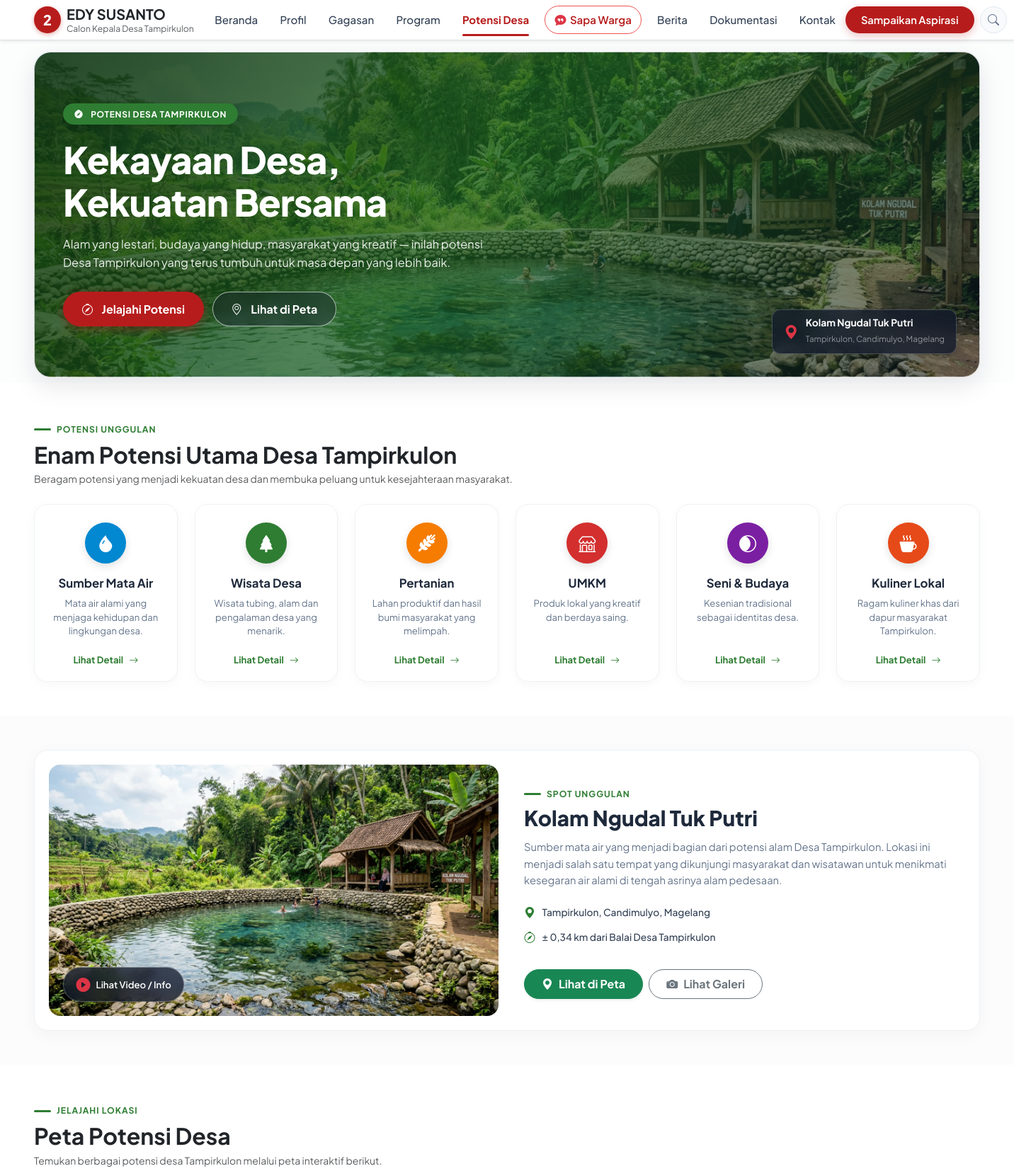
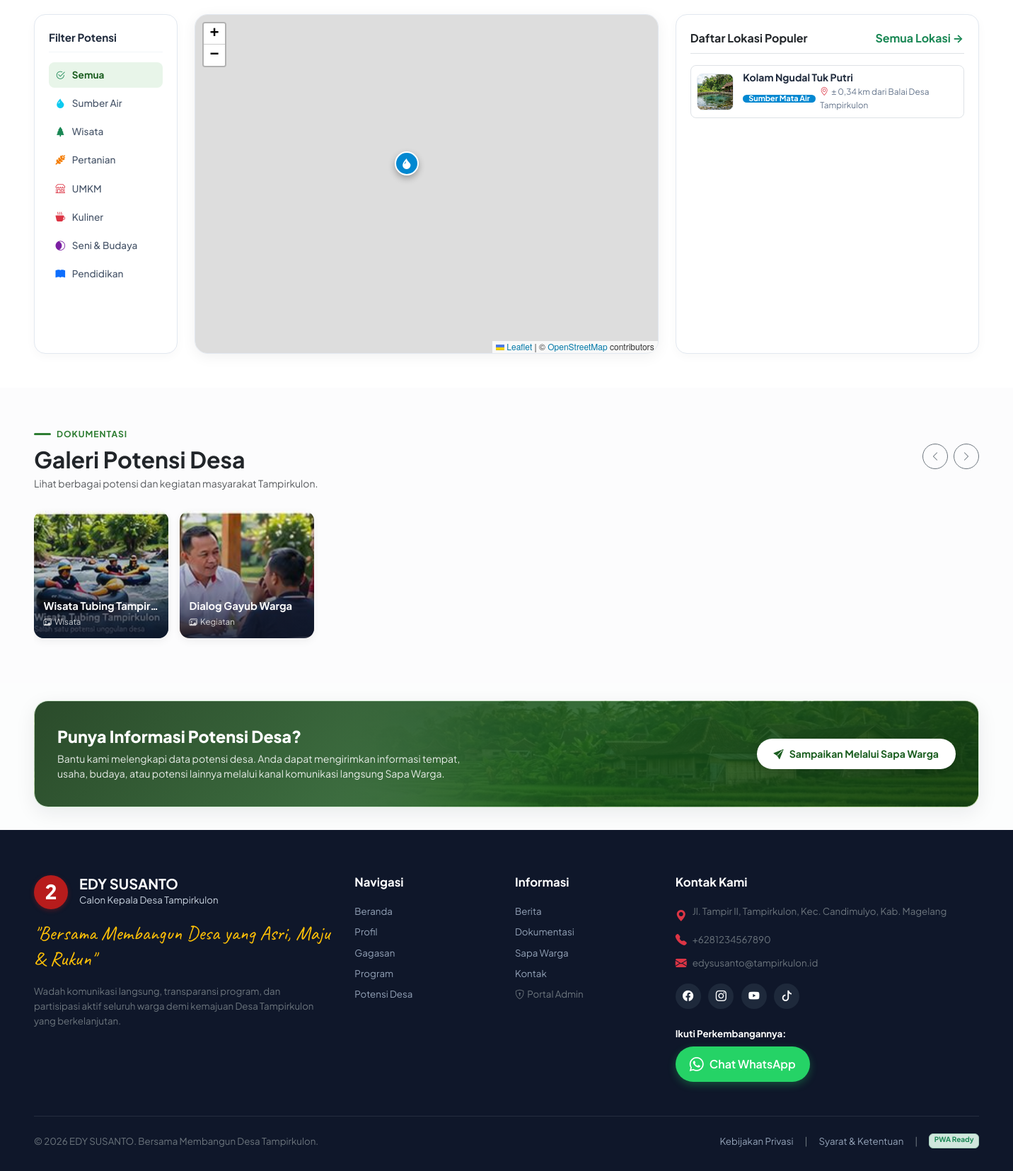
/index.php?page=potensi, run on the app's committed database (2 pictures, top to bottom).
### tables this page shows
CREATE TABLE IF NOT EXISTS `galeri` (
  `id` INT AUTO_INCREMENT PRIMARY KEY,
  `judul` VARCHAR(200) NOT NULL,
  `deskripsi` TEXT DEFAULT NULL,
  `foto` VARCHAR(255) NOT NULL,
  `kategori` VARCHAR(60) DEFAULT 'Dokumentasi',
  `jumlah_foto` VARCHAR(50) DEFAULT NULL,
  `created_at` TIMESTAMP DEFAULT CURRENT_TIMESTAMP
);

### includes/functions.php (called while the page is built, shortened)
<?php
function e($string) {
    return htmlspecialchars((string)$string, ENT_QUOTES, 'UTF-8');
}
function get_pengaturan($pdo, $key, $default = '') {
    try {
        $stmt = $pdo->prepare("SELECT nilai FROM pengaturan WHERE kunci = ? LIMIT 1");
        $stmt->execute([$key]);
        $val = $stmt->fetchColumn();
        return ($val !== false && $val !== null && $val !== '') ? $val : $default;
    } catch (Exception $e) {
        return $default;
    }
}

### pages/potensi.php (the view, shortened to what this page needs)
<?php
$fotoHeroPotensi  = get_pengaturan($pdo, 'foto_hero_potensi', 'assets/images/potensi/kolam_ngudal_tuk_putri.jpg');
$heroPotensiJudul = get_pengaturan($pdo, 'hero_potensi_judul', "Kekayaan Desa,<br>Kekuatan Bersama");
$heroPotensiSub   = get_pengaturan($pdo, 'hero_potensi_sub', "Alam yang lestari, budaya yang hidup, masyarakat yang kreatif — inilah potensi Desa Tampirkulon yang terus tumbuh untuk masa depan yang lebih baik.");
$fotoSpotPotensi  = get_pengaturan($pdo, 'foto_spot_potensi', 'assets/images/potensi/kolam_ngudal_tuk_putri.jpg');
$spotPotensiJudul = get_pengaturan($pdo, 'spot_potensi_judul', 'Kolam Ngudal Tuk Putri');
$spotPotensiDesc  = get_pengaturan($pdo, 'spot_potensi_desc', 'Sumber mata air yang menjadi bagian dari potensi alam Desa Tampirkulon. Lokasi ini menjadi salah satu tempat yang dikunjungi masyarakat dan wisatawan untuk menikmati kesegaran air alami di tengah asrinya alam pedesaan.');
$spotPotensiJarak = get_pengaturan($pdo, 'spot_potensi_jarak', '± 0,34 km dari Balai Desa Tampirkulon');
$spotPotensiLokasi= get_pengaturan($pdo, 'spot_potensi_lokasi', 'Tampirkulon, Candimulyo, Magelang');
$petaLokasi = [];
try {
    $stmtLokasi = $pdo->query("SELECT * FROM lokasi_potensi ORDER BY urutan ASC, id ASC");
    $petaLokasi = $stmtLokasi->fetchAll(PDO::FETCH_ASSOC);
} catch (Exception $e) {
    $petaLokasi = [];
}
if (empty($petaLokasi)) {
    $petaLokasi = [
        [
            'id' => 1,
            'nama' => $spotPotensiJudul,
            'kategori' => 'sumber-air',
            'kategori_label' => 'Sumber Mata Air',
            'jarak' => $spotPotensiJarak,
            'lokasi' => $spotPotensiLokasi,
            'lat' => -7.5015,
            'lng' => 110.2735,
            'foto' => $fotoSpotPotensi,
            'deskripsi' => $spotPotensiDesc,
            'icon' => 'bi-droplet-fill',
            'color' => '#0288d1'
        ]
    ];
}
$galeriPotensi = [];
try {
    $stmtGaleri = $pdo->query("SELECT * FROM galeri ORDER BY created_at DESC");
    $galeriPotensi = $stmtGaleri->fetchAll(PDO::FETCH_ASSOC);
} catch (Exception $e) {
    $galeriPotensi = [];
}
?>
<link rel="stylesheet" href="https://unpkg.com/leaflet@1.9.4/dist/leaflet.css"/>
<div class="container-custom pt-3 pb-2">
  <section class="potensi-hero-card" style="background-image: url('<?= e($fotoHeroPotensi) ?>');">
    <div class="potensi-hero-overlay"></div>
    <div class="potensi-hero-content">
      <div class="row align-items-center">
        <div class="col-lg-8 col-xl-7">
          <span class="potensi-hero-badge">
            <i class="bi bi-compass-fill me-1"></i> POTENSI DESA TAMPIRKULON
          </span>
          <h1 class="potensi-hero-title">
            <?= $heroPotensiJudul ?>
          </h1>
          <p class="potensi-hero-subtitle">
            <?= e($heroPotensiSub) ?>
          </p>
          <div class="potensi-hero-cta">
            <a href="#enamPotensi" class="potensi-btn-primary">
              <i class="bi bi-compass me-1"></i> Jelajahi Potensi
            </a>
            <a href="#petaPotensi" class="potensi-btn-outline">
              <i class="bi bi-geo-alt me-1"></i> Lihat di Peta
            </a>
          </div>
        </div>
      </div>
    </div>
    <div class="potensi-hero-floating-badge d-none d-md-flex">
      <i class="bi bi-geo-alt-fill text-danger fs-5"></i>
      <div>
        <div class="fw-bold" style="font-size:0.86rem;line-height:1.2;"><?= e($spotPotensiJudul) ?></div>
        <small class="text-white-50" style="font-size:0.72rem;"><?= e($spotPotensiLokasi) ?></small>
      </div>
    </div>
  </section>
</div>
<section id="enamPotensi" class="py-5 bg-white">
  <div class="container-custom">
    <div class="mb-4">
      <div class="potensi-section-tag">
        <span class="potensi-accent-bar"></span> POTENSI UNGGULAN
      </div>
      <h2 class="fw-bold fs-2 text-dark mb-1">Enam Potensi Utama Desa Tampirkulon</h2>
      <p class="text-muted mb-0 small">
        Beragam potensi yang menjadi kekuatan desa dan membuka peluang untuk kesejahteraan masyarakat.
      </p>
    </div>
    <div class="row g-3 g-lg-4">
      <?php foreach ($potensiUtama as $item): ?>
      <div class="col-6 col-md-4 col-lg-2">
        <div class="potensi-card">
          <div class="potensi-card-icon" style="background-color: <?= e($item['color']) ?>;">
            <?php if (strpos($item['icon'], 'fa-') !== false): ?>
            <i class="<?= e($item['icon']) ?>"></i>
            <?php else: ?>
            <i class="bi <?= e($item['icon']) ?>"></i>
            <?php endif; ?>
          </div>
          <h3 class="potensi-card-title"><?= e($item['nama']) ?></h3>
          <p class="potensi-card-desc"><?= e($item['deskripsi']) ?></p>
          <button type="button" class="potensi-card-btn" data-bs-toggle="modal" data-bs-target="#modalPotensi<?= $item['id'] ?>">
            Lihat Detail <i class="bi bi-arrow-right ms-1"></i>
          </button>
        </div>
      </div>
      <?php endforeach; ?>
    </div>
  </div>
</section>
<section class="py-4 py-md-5 bg-light-subtle">
  <div class="container-custom">
    <div class="potensi-spot-card">
      <div class="row g-4 align-items-center">
        <div class="col-lg-6">
          <div class="potensi-spot-img-wrap">
            <img src="<?= e($fotoSpotPotensi) ?>" alt="<?= e($spotPotensiJudul) ?>" class="potensi-spot-img">
            <div class="potensi-video-badge" data-bs-toggle="modal" data-bs-target="#modalVideoTukPutri">
              <i class="bi bi-play-circle-fill text-danger fs-5"></i>
              <span>Lihat Video / Info</span>
            </div>
          </div>
        </div>
        <div class="col-lg-6 px-lg-4 py-2">
          <div class="potensi-section-tag">
            <span class="potensi-accent-bar"></span> SPOT UNGGULAN
          </div>
          <h2 class="potensi-spot-title"><?= e($spotPotensiJudul) ?></h2>
          <p class="potensi-spot-desc">
            <?= e($spotPotensiDesc) ?>
          </p>
          <div class="potensi-meta-list">
            <div class="potensi-meta-item">
              <i class="bi bi-geo-alt-fill"></i>
              <span><?= e($spotPotensiLokasi) ?></span>
            </div>
            <div class="potensi-meta-item">
              <i class="bi bi-compass"></i>
              <span><?= e($spotPotensiJarak) ?></span>
            </div>
          </div>
          <div class="d-flex flex-wrap gap-2 pt-2">
            <a href="#petaPotensi" onclick="focusPeta(1)" class="btn btn-success rounded-pill fw-bold px-4 py-2 shadow-sm d-inline-flex align-items-center gap-2">
              <i class="bi bi-geo-alt-fill"></i> Lihat di Peta
            </a>
            <button type="button" class="btn btn-outline-secondary rounded-pill fw-bold px-4 py-2 d-inline-flex align-items-center gap-2" data-bs-toggle="modal" data-bs-target="#modalGaleriTukPutri">
              <i class="bi bi-camera-fill"></i> Lihat Galeri
            </button>
          </div>
        </div>
      </div>
    </div>
  </div>
</section>
<section id="petaPotensi" class="py-5 bg-white">
  <div class="container-custom">
    <div class="mb-4">
      <div class="potensi-section-tag">
        <span class="potensi-accent-bar"></span> JELAJAHI LOKASI
      </div>
      <h2 class="fw-bold fs-2 text-dark mb-1">Peta Potensi Desa</h2>
      <p class="text-muted mb-0 small">
        Temukan berbagai potensi desa Tampirkulon melalui peta interaktif berikut.
      </p>
    </div>
    <div class="row g-3 g-lg-4 align-items-stretch">
      <div class="col-lg-3 col-xl-2">
        <div class="potensi-filter-box h-100">
          <div class="potensi-filter-title">Filter Potensi</div>
          <div class="d-flex flex-column gap-1">
            <div class="potensi-filter-item active" data-filter="all">
              <i class="bi bi-check2-circle text-success"></i> Semua
            </div>
            <div class="potensi-filter-item" data-filter="sumber-air">
              <i class="bi bi-droplet-fill text-info"></i> Sumber Air
            </div>
            <div class="potensi-filter-item" data-filter="wisata">
              <i class="bi bi-tree-fill text-success"></i> Wisata
            </div>
            <div class="potensi-filter-item" data-filter="pertanian">
              <i class="fa-solid fa-wheat-awn" style="color:#f57c00;"></i> Pertanian
            </div>
            <div class="potensi-filter-item" data-filter="umkm">
              <i class="bi bi-shop text-danger"></i> UMKM
            </div>
            <div class="potensi-filter-item" data-filter="kuliner">
              <i class="bi bi-cup-hot-fill text-danger"></i> Kuliner
            </div>
            <div class="potensi-filter-item" data-filter="budaya">
              <i class="bi bi-mask text-purple" style="color:#7b1fa2;"></i> Seni &amp; Budaya
            </div>
            <div class="potensi-filter-item" data-filter="pendidikan">
              <i class="bi bi-book-fill text-primary"></i> Pendidikan
            </div>
          </div>
        </div>
      </div>
      <div class="col-lg-5 col-xl-6">
        <div class="potensi-map-wrap">
          <div id="potensiMap"></div>
        </div>
      </div>
      <div class="col-lg-4 col-xl-4">
        <div class="potensi-popular-box h-100">
          <div class="d-flex justify-content-between align-items-center mb-3 pb-2 border-bottom">
            <h6 class="fw-bold mb-0 text-dark">Daftar Lokasi Populer</h6>
            <button type="button" class="btn btn-link text-success fw-bold text-decoration-none small p-0" data-bs-toggle="modal" data-bs-target="#modalSemuaLokasi" title="Lihat daftar seluruh lokasi potensi desa">
              Semua Lokasi &rarr;
            </button>
          </div>
          <div class="d-flex flex-column gap-2 overflow-auto" style="max-height: 400px;">
            <?php foreach ($petaLokasi as $lok): ?>
            <div class="potensi-popular-item border rounded-3 p-2" onclick="focusPeta(<?= $lok['id'] ?>)" role="button" title="Fokuskan <?= e($lok['nama']) ?> di peta">
              <img src="<?= e($lok['foto']) ?>" alt="<?= e($lok['nama']) ?>" class="potensi-popular-thumb">
              <div class="flex-grow-1 overflow-hidden">
                <div class="potensi-popular-name text-truncate"><?= e($lok['nama']) ?></div>
                <div class="potensi-popular-sub">
                  <span class="badge text-white px-2 py-0" style="background-color: <?= e($lok['color'] ?? '#0288d1') ?>; font-size:0.68rem;"><?= e($lok['kategori_label']) ?></span>
                  <span><i class="bi bi-geo-alt text-danger me-1"></i><?= e($lok['jarak']) ?></span>
                </div>
              </div>
            </div>
            <?php endforeach; ?>
          </div>
        </div>
      </div>
    </div>
  </div>
</section>
<section class="py-5 bg-light-subtle" id="galeriPotensiSection">
  <div class="container-custom">
    <div class="d-flex flex-column flex-md-row justify-content-between align-items-md-center mb-4">
      <div>
        <div class="potensi-section-tag">
          <span class="potensi-accent-bar"></span> DOKUMENTASI
        </div>
        <h2 class="fw-bold fs-2 text-dark mb-1">Galeri Potensi Desa</h2>
        <p class="text-muted mb-0 small">
          Lihat berbagai potensi dan kegiatan masyarakat Tampirkulon.
        </p>
      </div>
      <div class="mt-3 mt-md-0 d-flex align-items-center gap-2">
        <button type="button" class="btn btn-outline-secondary btn-sm rounded-circle p-2 d-inline-flex align-items-center justify-content-center" style="width:36px;height:36px;" onclick="geserGaleri(-1)" aria-label="Sebelumnya" title="Geser ke kiri">
          <i class="bi bi-chevron-left"></i>
        </button>
        <button type="button" class="btn btn-outline-secondary btn-sm rounded-circle p-2 d-inline-flex align-items-center justify-content-center" style="width:36px;height:36px;" onclick="geserGaleri(1)" aria-label="Selanjutnya" title="Geser ke kanan">
          <i class="bi bi-chevron-right"></i>
        </button>
      </div>
    </div>
    <div class="potensi-gallery-slider d-flex gap-3 overflow-x-auto pb-3 pt-1" id="galeriScrollContainer" style="scroll-behavior: smooth;">
      <?php foreach ($galeriPotensi as $g): ?>
      <div class="potensi-gallery-item flex-shrink-0" style="width: 190px; min-width: 180px;">
        <div class="potensi-gallery-card" data-bs-toggle="modal" data-bs-target="#modalLightbox<?= $g['id'] ?>" role="button" title="Buka <?= e($g['judul'] ?? $g['nama']) ?>">
          <img src="<?= e($g['foto']) ?>" alt="<?= e($g['judul'] ?? $g['nama']) ?>" class="potensi-gallery-img">
          <div class="potensi-gallery-overlay">
            <div class="potensi-gallery-name text-truncate"><?= e($g['judul'] ?? $g['nama']) ?></div>
            <div class="potensi-gallery-count"><i class="bi bi-images me-1"></i><?= e($g['jumlah_foto'] ?? ($g['kategori'] ?? '1 foto')) ?></div>
          </div>
        </div>
      </div>
      <?php endforeach; ?>
    </div>
  </div>
</section>
<div class="container-custom py-4 mb-2">
  <section class="potensi-cta-card" style="background-image: url('assets/images/banner/hero_bg_pure_landscape.jpg');">
    <div class="potensi-cta-overlay">
      <div class="row align-items-center g-3">
        <div class="col-lg-8">
          <h3 class="potensi-cta-title">Punya Informasi Potensi Desa?</h3>
          <p class="potensi-cta-subtitle">
            Bantu kami melengkapi data potensi desa. Anda dapat mengirimkan informasi tempat, usaha, budaya, atau potensi lainnya melalui kanal komunikasi langsung Sapa Warga.
          </p>
        </div>
        <div class="col-lg-4 text-lg-end">
          <a href="index.php?page=sapa-warga#formAspirasi" class="potensi-cta-btn">
            <i class="bi bi-send-fill"></i> Sampaikan Melalui Sapa Warga
          </a>
        </div>
      </div>
    </div>
  </section>
</div>

### data on the page
galeri: foto (picture), judul "Wisata Tubing Tampir…", kategori "Wisata"
galeri: foto (picture), judul "Dialog Gayub Warga", kategori "Kegiatan"

### other printed values
NO_URUT "2"
APP_NAME "EDY SUSANTO"
APP_TITLE "Calon Kepala Desa Tampirkulon"
$heroPotensiSub "Alam yang lestari, budaya yang hidup, masyarakat yang kreatif — inilah potensi Desa Tampirkulon yang terus tumbuh untuk masa depan yang lebih baik."
$spotPotensiJudul "Kolam Ngudal Tuk Putri"
$spotPotensiLokasi "Tampirkulon, Candimulyo, Magelang"
$item['nama'] "Sumber Mata Air"
$item['deskripsi'] "Mata air alami yang menjaga kehidupan dan lingkungan desa."
$item['nama'] "Wisata Desa"
$item['deskripsi'] "Wisata tubing, alam dan pengalaman desa yang menarik."
$item['nama'] "Pertanian"
$item['deskripsi'] "Lahan produktif dan hasil bumi masyarakat yang melimpah."
$item['nama'] "UMKM"
$item['deskripsi'] "Produk lokal yang kreatif dan berdaya saing."
$item['nama'] "Seni & Budaya"
